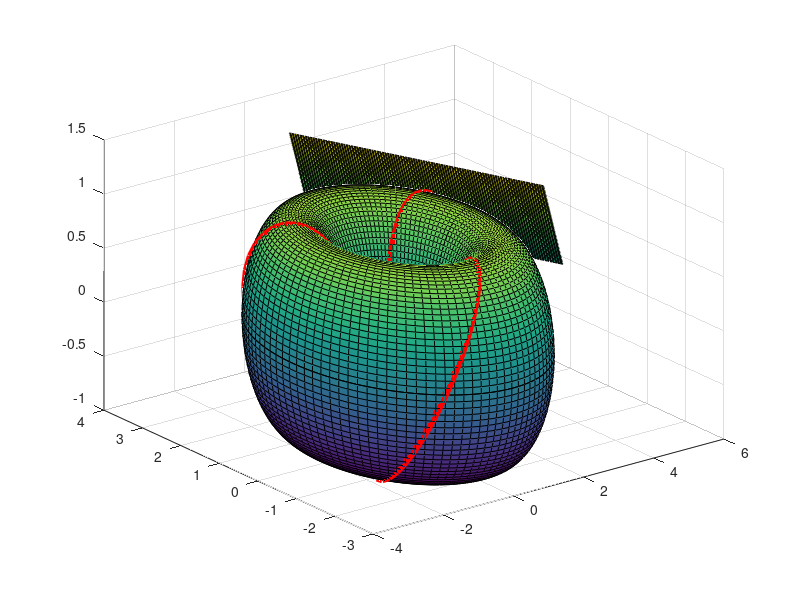
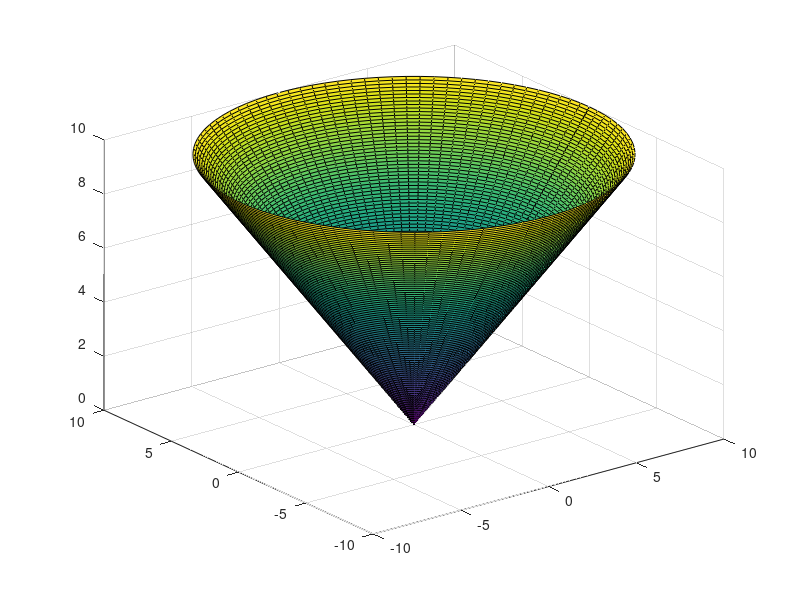
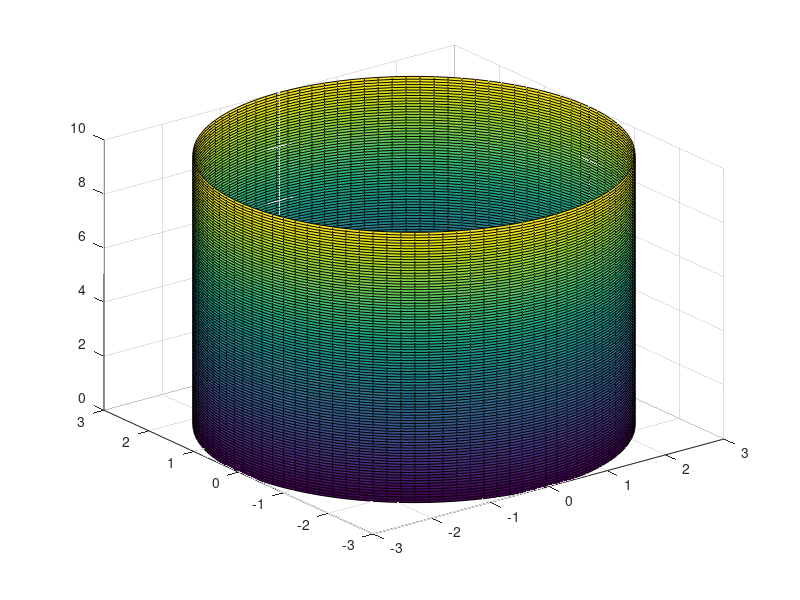
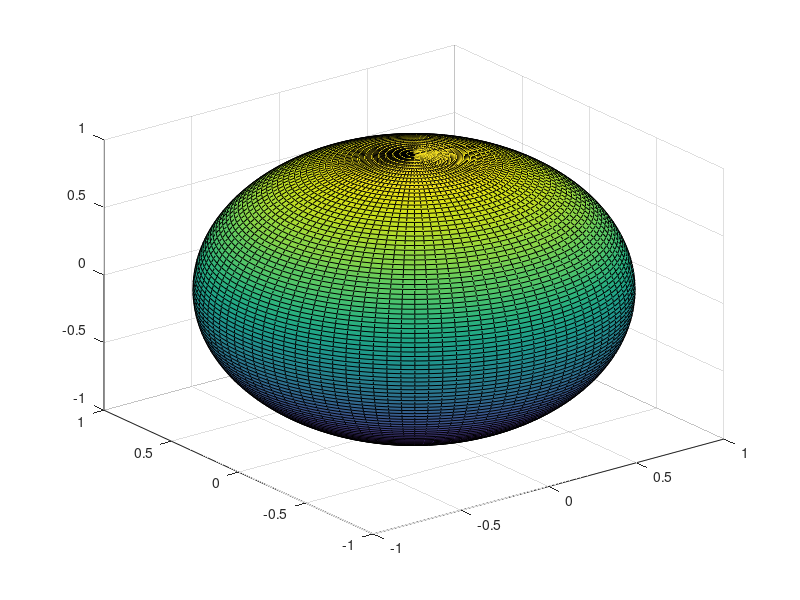

MATLAB code for these plots, in order:
close all

disp(sprintf(['Torus in parametrical coordinates\n\n'...
    'radius of the bigger circle 2,\n'...
    'radius of the smaller circle 1:\n\n'...
    'x(t,v)=(2+cos(t)).*cos(v)\n'...
    'y(t,v)=(2+cos(t)).*sin(v)\n'...
    'z(t,v)=sin(t)\n\n']))
pause

t=linspace(0,2*pi);
v=linspace(0,2*pi);
[t,v]=meshgrid(t,v);
x=(2+cos(t)).*cos(v);
y=(2+cos(t)).*sin(v);
z=sin(t);
surf(x,y,z);
hold on
pause
clear t
clear v
pause

disp(sprintf('A tangent plane at t0=pi/3,v_0=pi/6.\n\n'))
pause
t0=pi/3; v0=pi/6;
disp(sprintf('A point on the torus.\n'))
p=[(2+cos(t0))*cos(v0),(2+cos(t0))*sin(v0),sin(t0)]
pause
disp(sprintf('Tangent vector to one coordinate curve, i.e., fixed v0.\n'))
e1=[-sin(t0)*cos(v0),-sin(t0)*sin(v0),cos(t0)]
pause
disp(sprintf('Tangent vector to one coordinate curve, i.e., fixed t0.\n'))
e2=[-(2+cos(t0))*sin(v0),(2+cos(t0))*cos(v0),0]
pause
disp(sprintf(['A plane has parametrization:\n\n'...
'A(t)=e1(1).*t+e2(1).*v+p(1),\n'...
'B(t)=e1(2).*t+e2(2).*v+p(2),\n'...
'C(t)=p(3)+e1(3).*t.\n\n']))
pause
t=linspace(-1,1);
v=linspace(-1,1);
[t,v]=meshgrid(t,v);
A=e1(1).*t+e2(1).*v+p(1);
B=e1(2).*t+e2(2).*v+p(2);
C=p(3)+e1(3).*t;
surf(A,B,C);
clear all
pause
disp(sprintf(['A curve on the torus:\n'...
    '(2+cos(3t))*cos(t),(2+cos(3t))*sin(t),sin(t).\n\n']))
pause
t=linspace(0,2*pi);
x=(2+cos(3.*t)).*cos(t);
y=(2+cos(3.*t)).*sin(t);
z=sin(3.*t);
plot3(x,y,z,'r','LineWidth',5)
hold off

pause
disp(sprintf(['A cone is also a surface of revolution obtained by\n'...
    'revolving a line x=z around the z axis.\n\n']))
pause

figure(2)
t=linspace(0,10);
v=linspace(0,2*pi);
[t,v]=meshgrid(t,v);
x=t.*cos(v);
y=t.*sin(v);
z=t;
surf(x,y,z);

pause
disp(sprintf(['A cylinder with radius 3 is obtained by rotating '...
    'a line x=3 around the z axis.\n\n']))
pause

figure(3)
t=linspace(0,10);
v=linspace(0,2*pi);
[t,v]=meshgrid(t,v);
x=3.*cos(v);
y=3.*sin(v);
z=t;
surf(x,y,z);

pause
disp(sprintf(['A sphere of radius 1 is obtained by rotating\n'...
    'half circle (x,z)=(cos(t),sin(t)), t...(-pi/2,pi/2) around'...
    ' the z axis.\n\n']))
pause

figure(4)
t=linspace(-pi/2,pi/2);
v=linspace(0,2*pi);
[t,v]=meshgrid(t,v);
x=cos(t).*cos(v);
y=cos(t).*sin(v);
z=sin(t);
surf(x,y,z);


